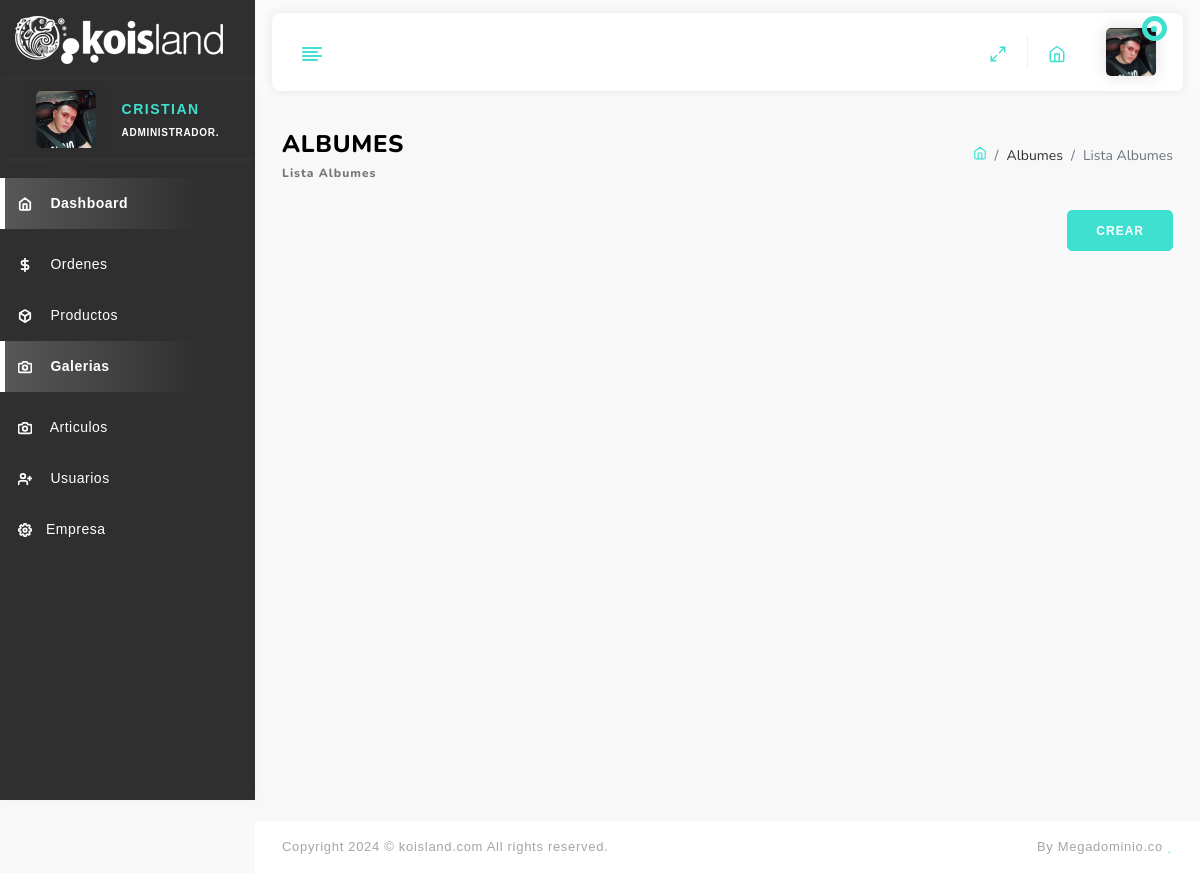
The app's page /dash/albumes/ (signed in), older data.
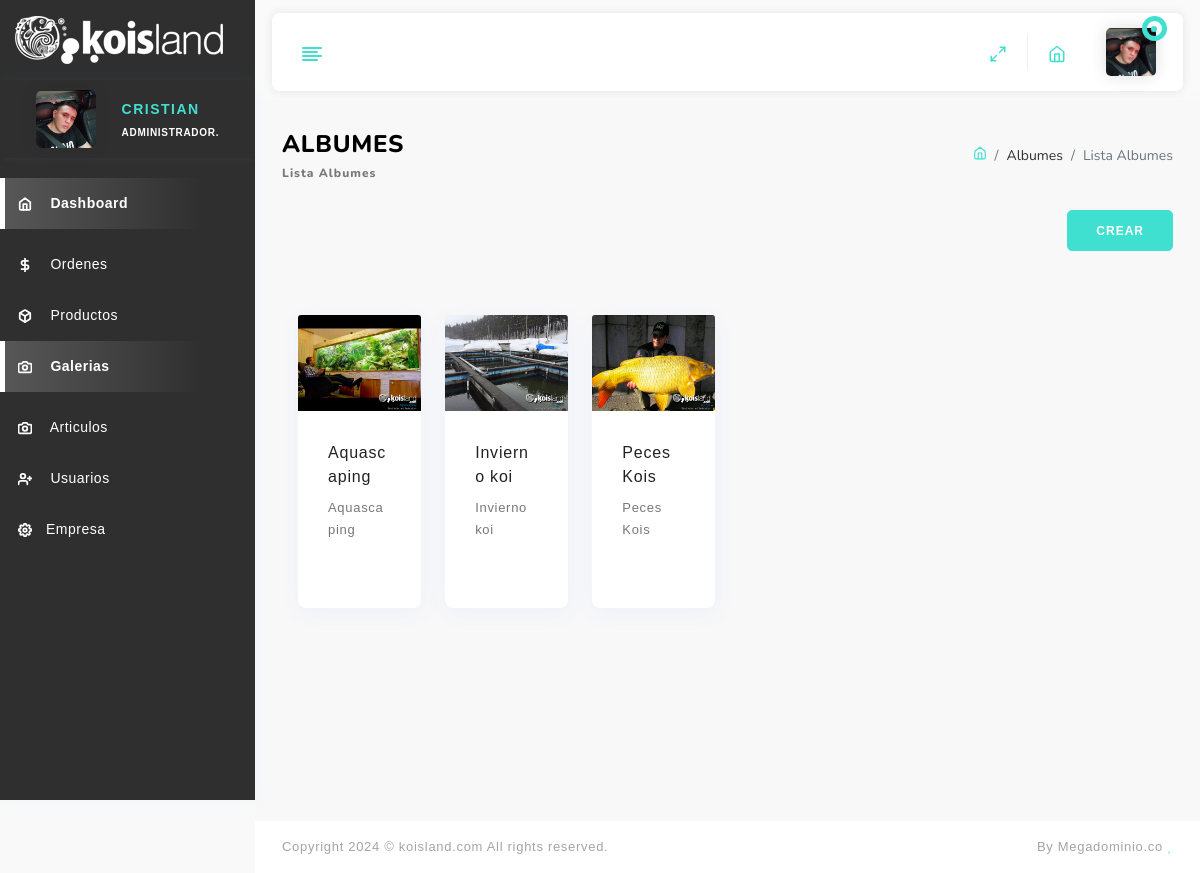
The same page, newer data.
### usr/models.py (models this page shows, shortened)
class User(AbstractUser):
    image = models.ImageField(upload_to='img-users/', blank=True, null=True)
    identificacion = models.IntegerField(default=0, blank=True, null=True)
    telefono = models.IntegerField(default=0, blank=True, null=True)
    direccion = models.CharField(max_length=100, blank=True, null=True)
    cargo = models.ForeignKey(Cargo, on_delete=models.CASCADE, blank=True, null=True)

class Cargo(ClaseModelo):
    nombre = models.CharField(max_length=250)
    def __str__(self):
        return '{}'.format(self.nombre)

### bas/models.py (models this page shows, shortened)
class ClaseModelo(models.Model):
    estado = models.BooleanField(default=True)
    fc = models.DateTimeField(auto_now_add=True)
    fm = models.DateTimeField(auto_now=True)
    uc = models.ForeignKey(settings.AUTH_USER_MODEL,null=True, blank=True, on_delete=models.DO_NOTHING, related_name='%(class)s_requests_created')
    um = models.IntegerField(blank=True,null=True)
    class Meta:
        abstract=True

class Empresa(ClaseModelo):
    nombre = models.CharField(max_length=250)
    telefono = models.IntegerField(blank=True, null=True)
    logo = models.ImageField(upload_to="upload/images/empresa", blank=True, null=True)
    web = models.URLField(blank=True, null=True)
    terminos = models.TextField(max_length=512, blank=True, null=True)
    nit = models.IntegerField(blank=True, null=True)
    last_updated = models.DateTimeField(auto_now=True, editable=False)
    email = models.EmailField(blank=True, null=True)
    direccion = models.CharField(max_length=250, blank=True, null=True)
    created = models.DateTimeField(auto_now_add=True, editable=False)
    whatsapp = models.IntegerField(blank=True, null=True)
    estado = models.BooleanField(default=True)

class AlbumGallery(ClaseModelo):
    nombre = models.CharField(max_length=100, verbose_name="Nombre del Álbum")
    descripcion = models.TextField(blank=True, null=True, verbose_name="Descripción")
    imagen = models.ImageField(upload_to='imagenes/album/', verbose_name="Imagen")

### bas/views.py (the view)
# urls.py: path('albumes/', albumesView, name='albumes'),
@login_required(login_url='bas:login')
def albumesView(request):
    albumes=AlbumGallery.objects.filter(estado=True)
    contexto = {
        'albumes': albumes,
    }
    return render(request, 'albumes.html', contexto)

### app/context_processors.py (called while the page is built)
def empresa(request):
    emp = Empresa.objects.all().first()
    return {'emp': emp}

### bas/templates/albumes.html (shortened to what this page needs)
{% extends 'base/index.html' %} {% load static %} {% block content %}
<div class="container-fluid">
  <div class="page-header">
    <div class="row">
      <div class="col-lg-6">
        <div class="page-header-left">
          <h3>
            Albumes
            <small>Lista Albumes</small>
          </h3>
        </div>
      </div>
      <div class="col-lg-6">
        <ol class="breadcrumb pull-right">
          <li class="breadcrumb-item">
            <a href="/">
            </a>
          </li>
          <li class="breadcrumb-item">Albumes</li>
          <li class="breadcrumb-item active">Lista Albumes</li>
        </ol>
      </div>
    </div>
  </div>
  <div class="row">
    <div class="col-md-12 d-flex justify-content-end">
      <a href="{% url 'bas:crear_album' %}" class="btn btn-primary btn-sm">CREAR</a>
    </div>
  </div>
</div>
<div class="card-body">
  <div class="container-fluid mt-5">
    <div class="row">
      {% for album in albumes %}
      <div class="col-md-2 mb-2">
        <div class="card">
          {% if album.imagen %}
            <img src="{{ album.imagen.url }}" class="card-img-top" alt="{{ album.nombre }}" />
          {% endif %}
          <div class="card-body">
            <h5 class="card-title">{{ album.nombre }}</h5>
            <p class="card-text">{{ album.descripcion|truncatewords:20 }}</p>
            <a href="{% url 'bas:albumes_detalle' album.id %}">
              <i class="fa fa-eye" title="Ver"></i>
            </a>
            <a href="{% url 'bas:editar_album' album.id %}">
              <i class="fa fa-edit" title="Edit"></i>
            </a>
            <a href="{% url 'bas:eliminar_album' album.id %}">
              <i class="fa fa-trash text-danger" title="Delete"></i>
            </a>
          </div>
        </div>
      </div>
      {% endfor %}
    </div>
  </div>
</div>
{% endblock %}

### templates/base/index.html (shortened to what this page needs)
{% load static %}
<!DOCTYPE html>
<html lang="es">
<head>
  <link rel="stylesheet" type="text/css" href="{% static 'base/assets/css/vendors/font-awesome.css' %}" />
  <link rel="stylesheet" type="text/css" href="{% static 'base/assets/css/vendors/flag-icon.css' %}" />
  <link rel="stylesheet" type="text/css" href="{% static 'base/assets/css/vendors/icofont.css' %}" />
  <link rel="stylesheet" type="text/css" href="{% static 'base/assets/css/vendors/prism.css' %}" />
  <link rel="stylesheet" type="text/css" href="{% static 'base/assets/css/vendors/chartist.css' %}" />
  <link rel="stylesheet" type="text/css" href="{% static 'base/assets/css/vendors/bootstrap.css' %}" />
  <link rel="stylesheet" type="text/css" href="{% static 'base/assets/css/style.css' %}" />
  <link rel="stylesheet" type="text/css" href="{% static 'base/assets/css/custom.css' %}" />
  <link rel="stylesheet" href="{% static 'base/assets/css/toastr/toastr.min.css' %}" />
</head>
<body>
  <div class="page-wrapper">
    <div class="page-main-header">
      <div class="main-header-right row">
        <div class="mobile-sidebar w-auto">
          <div class="media-body text-end switch-sm">
            <label class="switch">
              <a href="javascript:void(0)">
                <i id="sidebar-toggle" data-feather="align-left"></i>
              </a>
            </label>
          </div>
        </div>
        <div class="nav-right col">
          <ul class="nav-menus">
            <li>
              <a class="text-dark" href="#!" onclick="javascript:toggleFullScreen()">
                <i data-feather="maximize-2"></i>
              </a>
            </li>
            <li class="onhover-dropdown">
              <a class="text-dark" href="{% url 'web:inicio' %}">
              <i data-feather="home"></i>
            </li>
            <li class="onhover-dropdown">
              <div class="media align-items-center">
                <img class="align-self-center pull-right img-50 blur-up lazyloaded"
                  src="{{ request.user.image.url }}" alt="header-user" />
                <div class="dotted-animation">
                  <span class="animate-circle"></span>
                  <span class="main-circle"></span>
                </div>
              </div>
            </li>
          </ul>
        </div>
      </div>
    </div>
    <div class="page-body-wrapper">
      <div class="page-sidebar">
        <div class="main-header-left d-none d-lg-block">
          <div class="logo-wrapper">
            <a href="{% url 'bas:admin_home' %}">
              <img class="d-none d-lg-block blur-up lazyloaded" src="{{ emp.logo.url }}"
                alt="" />
            </a>
          </div>
        </div>
        <div class="sidebar custom-scrollbar">
          <div class="sidebar-user">
            <img class="img-60" src="{{ request.user.image.url }}" alt="#" />
            <div>
              <h6 class="f-14">{{ request.user.first_name }}</h6>
              <p>{{ request.user.cargo }}.</p>
            </div>
          </div>
          <ul class="sidebar-menu">
            <li>
              <a class="sidebar-header" href="{% url 'bas:admin_home' %}">
                <i data-feather="home"></i>
                <span>Dashboard</span>
              </a>
            </li>
            <li>
              <a class="sidebar-header" href="javascript:void(0)">
                <i data-feather="dollar-sign"></i>
                <span>Ordenes</span>
                <i class="fa fa-angle-right pull-right"></i>
              </a>
            </li>
            <li>
              <a class="sidebar-header" href="javascript:void(0)">
                <i data-feather="box"></i>
                <span>Productos</span>
                <i class="fa fa-angle-right pull-right"></i>
              </a>
            </li>
            <li>
              <a class="sidebar-header" href="{% url 'bas:albumes' %}">
                <i data-feather="camera"></i>
                <span>Galerias</span>
              </a>
            </li>
            <li>
              <a class="sidebar-header" href="media.html">
                <i data-feather="camera"></i>
                <span>Articulos</span>
              </a>
            </li>
            <li>
              <a class="sidebar-header" href="javascript:void(0)">
                <i data-feather="user-plus"></i>
                <span>Usuarios</span>
                <i class="fa fa-angle-right pull-right"></i>
              </a>
            </li>
            <li>
              <a class="sidebar-header" href="{% url 'bas:empresa_edit' %}"><i
                  data-feather="settings"></i><span>Empresa</span></a>
            </li>
          </ul>
        </div>
      </div>
      <div class="page-body">
        {% block content %} {% endblock %}
      </div>
      <footer class="footer">
        <div class="container-fluid">
          <div class="row">
            <div class="col-md-6 footer-copyright text-start">
              <p class="mb-0">
                Copyright 2024 © koisland.com All rights reserved.
              </p>
            </div>
            <div class="col-md-6 pull-right text-end">
              <p class="mb-0">By Megadominio.co<i class="fa fa-heart"></i></p>
            </div>
          </div>
        </div>
      </footer>
    </div>
  </div>
</body>
</html>

### static/base/assets/css/custom.css (style rules this page uses)
.page-wrapper .page-body-wrapper .page-sidebar .main-header-left .logo-wrapper { padding-left: 40px; }
.page-wrapper .page-body-wrapper .page-sidebar .sidebar-user { padding: 10px 10px !important; }

Row changes from the older to the newer data that the page shows:
added AlbumGallery: imagen (picture), nombre "Aquascaping", descripcion "Aquascaping"
added AlbumGallery: imagen (picture), nombre "Invierno koi", descripcion "Invierno koi"
added AlbumGallery: imagen (picture), nombre "Peces Kois", descripcion "Peces Kois"
